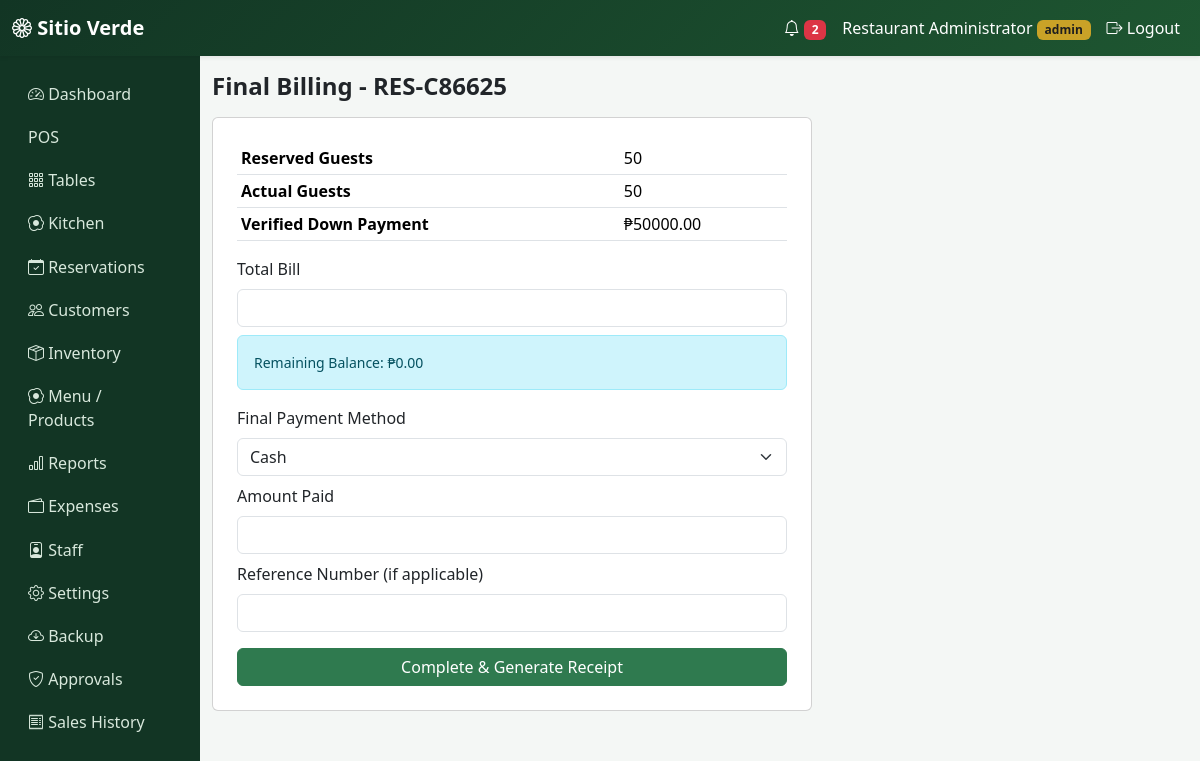
Page /reservations/1/final-billing (signed in) on the committed database.
### app/models.py (models this page shows)
class User(db.Model, UserMixin):
    id = db.Column(db.Integer, primary_key=True)
    username = db.Column(db.String(64), unique=True, nullable=False)
    password_hash = db.Column(db.String(256), nullable=False)
    role = db.Column(db.String(20), default="staff", nullable=False)  # admin | staff
    name = db.Column(db.String(120))
    active = db.Column(db.Boolean, default=True)
    created_at = db.Column(db.DateTime, default=datetime.utcnow)
    def is_admin(self):
        return self.role == "admin"

class Reservation(db.Model):
    id = db.Column(db.Integer, primary_key=True)
    reservation_number = db.Column(db.String(20), unique=True, nullable=False)
    inquiry_number = db.Column(db.String(20))
    customer_id = db.Column(db.Integer, db.ForeignKey("customer.id"))
    date = db.Column(db.Date, nullable=False)
    time = db.Column(db.Time, nullable=False)
    status = db.Column(db.String(20), default="Reserved")
    customer_name = db.Column(db.String(120), nullable=False)
    phone = db.Column(db.String(20))
    email = db.Column(db.String(120))
    pax = db.Column(db.Integer, nullable=False)
    event_type = db.Column(db.String(50))
    special_requests = db.Column(db.Text)
    assigned_staff = db.Column(db.String(120))
    confirmed_by = db.Column(db.String(120))
    date_confirmed = db.Column(db.DateTime)
    down_payment = db.Column(db.Float, default=0)
    arrival_time = db.Column(db.DateTime)
    actual_pax = db.Column(db.Integer)
    total_bill = db.Column(db.Float, default=0)
    remaining_balance = db.Column(db.Float, default=0)
    created_at = db.Column(db.DateTime, default=datetime.utcnow)
    attachments = db.relationship(
        "ReservationAttachment",
        backref="reservation",
        lazy=True,
        cascade="all, delete-orphan",
    )
    res_payments = db.relationship(
        "ReservationPayment",
        backref="reservation",
        lazy=True,
        cascade="all, delete-orphan",
    )
    def total_verified_paid(self):
        return sum(
            p.amount for p in self.res_payments if p.status == "Verified"
        )

### app/reservations/routes.py (the view, shortened to what this page needs)
@reservations.route("/<int:id>/final-billing", methods=["GET", "POST"])
@login_required
def final_billing(id):
    r = Reservation.query.get_or_404(id)
    verified_dp = r.total_verified_paid()
    return render_template("reservations/final_billing.html", r=r, verified_dp=verified_dp)

### app/notifications/helpers.py (called while the page is built)
def unread_notification_count():
    return Notification.query.filter_by(is_read=False).count()

### app/templates/reservations/final_billing.html (shortened to what this page needs)
{% extends "base.html" %}
{% block content %}
<h4 class="fw-bold mb-3">Final Billing - {{ r.reservation_number }}</h4>
<div class="card p-4" style="max-width:600px;">
  <table class="table table-sm">
    <tr><th>Reserved Guests</th><td>{{ r.pax }}</td></tr>
    <tr><th>Actual Guests</th><td>{{ r.actual_pax or r.pax }}</td></tr>
    <tr><th>Verified Down Payment</th><td>₱{{ '%.2f'|format(verified_dp) }}</td></tr>
  </table>
  <form method="POST" id="billingForm">
    <label class="form-label">Total Bill</label>
    <input type="number" step="0.01" name="total_bill" id="totalBill" class="form-control mb-2" required oninput="recalc()">
    <div class="alert alert-info small">Remaining Balance: ₱<span id="remainingDisplay">0.00</span></div>
    <label class="form-label">Final Payment Method</label>
    <select name="payment_method" class="form-select mb-2">
      <option>Cash</option><option>GCash</option><option>Bank Transfer</option><option>Credit Card</option><option>Mixed Payment</option>
    </select>
    <label class="form-label">Amount Paid</label>
    <input type="number" step="0.01" name="amount_paid" id="amountPaid" class="form-control mb-2" required oninput="recalc()">
    <label class="form-label">Reference Number (if applicable)</label>
    <input type="text" name="reference_number" class="form-control mb-3">
    <button class="btn btn-sv w-100">Complete &amp; Generate Receipt</button>
  </form>
</div>
{% endblock %}

### app/templates/base.html (shortened to what this page needs)
<!DOCTYPE html>
<html lang="en">
<head>
  <link href="https://cdn.jsdelivr.net/npm/bootstrap@5.3.3/dist/css/bootstrap.min.css" rel="stylesheet">
  <link href="https://cdn.jsdelivr.net/npm/bootstrap-icons@1.11.3/font/bootstrap-icons.css" rel="stylesheet">
  <link href="{{ url_for('static', filename='css/style.css') }}" rel="stylesheet">
</head>
<body>
{% if current_user.is_authenticated %}
<nav class="navbar navbar-expand-lg navbar-sv shadow-sm">
  <div class="container-fluid">
    <a class="navbar-brand fw-bold" href="{{ url_for('main.dashboard') }}"><i class="bi bi-flower1"></i> Sitio Verde</a>
    <div class="collapse navbar-collapse" id="nav1">
      <ul class="navbar-nav ms-auto align-items-lg-center">
        <li class="nav-item">
          <a class="nav-link" href="{{ url_for('notifications.list_notifications') }}">
            <i class="bi bi-bell"></i>
            {% if unread_notifications %}<span class="badge bg-danger">{{ unread_notifications }}</span>{% endif %}
          </a>
        </li>
        <li class="nav-item"><span class="nav-link">{{ current_user.name or current_user.username }} <small class="badge badge-sv">{{ current_user.role }}</small></span></li>
        <li class="nav-item"><a class="nav-link" href="{{ url_for('auth.logout') }}"><i class="bi bi-box-arrow-right"></i> Logout</a></li>
      </ul>
    </div>
  </div>
</nav>
<div class="container-fluid">
  <div class="row">
    <div class="col-lg-2 sidebar py-3 d-none d-lg-block">
      <a href="{{ url_for('main.dashboard') }}"><i class="bi bi-speedometer2"></i> Dashboard</a>
      <a href="{{ url_for('pos.index') }}"> POS</a>
      <a href="{{ url_for('tables_bp.layout') }}"><i class="bi bi-grid-3x3-gap"></i> Tables</a>
      <a href="{{ url_for('kitchen.queue') }}"><i class="bi bi-egg-fried"></i> Kitchen</a>
      <a href="{{ url_for('reservations.list_reservations') }}"><i class="bi bi-calendar-check"></i> Reservations</a>
      <a href="{{ url_for('customers.list_customers') }}"><i class="bi bi-people"></i> Customers</a>
      {% if current_user.is_admin() %}
      <a href="{{ url_for('inventory.list_items') }}"><i class="bi bi-box-seam"></i> Inventory</a>
      <a href="{{ url_for('admin.products') }}"><i class="bi bi-egg-fried"></i> Menu / Products</a>
      <a href="{{ url_for('reports.index') }}"><i class="bi bi-bar-chart"></i> Reports</a>
      <a href="{{ url_for('expenses.list_expenses') }}"><i class="bi bi-wallet2"></i> Expenses</a>
      <a href="{{ url_for('admin.users') }}"><i class="bi bi-person-badge"></i> Staff</a>
      <a href="{{ url_for('admin.settings') }}"><i class="bi bi-gear"></i> Settings</a>
      <a href="{{ url_for('admin.backup') }}"><i class="bi bi-cloud-arrow-down"></i> Backup</a>
      <a href="{{ url_for('pos.approvals') }}"><i class="bi bi-shield-check"></i> Approvals</a>
      {% endif %}
      <a href="{{ url_for('pos.history') }}"><i class="bi bi-receipt"></i> Sales History</a>
    </div>
    <div class="col-lg-10 py-3">
      {% block content %}{% endblock %}
    </div>
  </div>
</div>
{% else %}
  {% block guest_content %}{% endblock %}
{% endif %}
</body>
</html>

### app/static/css/style.css (style rules this page uses)
:root { --sv-green-900: #123524; --sv-green-700: #1e5631; --sv-green-600: #2f7a4f; --sv-green-100: #eaf5ec; --sv-gold: #c9a227; }
body { background: #f4f7f5; font-family: 'Segoe UI', system-ui, sans-serif; }
.navbar-sv { background: linear-gradient(135deg, var(--sv-green-900), var(--sv-green-700)); }
.navbar-sv .nav-link, .navbar-sv .navbar-brand { color: #fff !important; }
.sidebar { background: var(--sv-green-900); min-height: 100vh; }
.sidebar a { color: #d8e8dc; display:block; padding: .6rem 1rem; text-decoration:none; border-radius:6px; }
.btn-sv { background: var(--sv-green-600); border-color: var(--sv-green-600); color:#fff; }
.badge-sv { background: var(--sv-gold); color:#1e1e1e; }

### rows in the picture
User: name "Restaurant Administrator", role "admin"
Reservation: reservation_number "RES-C86625", pax "50", actual_pax+pax "50"

### other values in the picture
{{ unread_notifications }} "2"
{{ '%.2f'|format(verified_dp) }} "50000.00"
